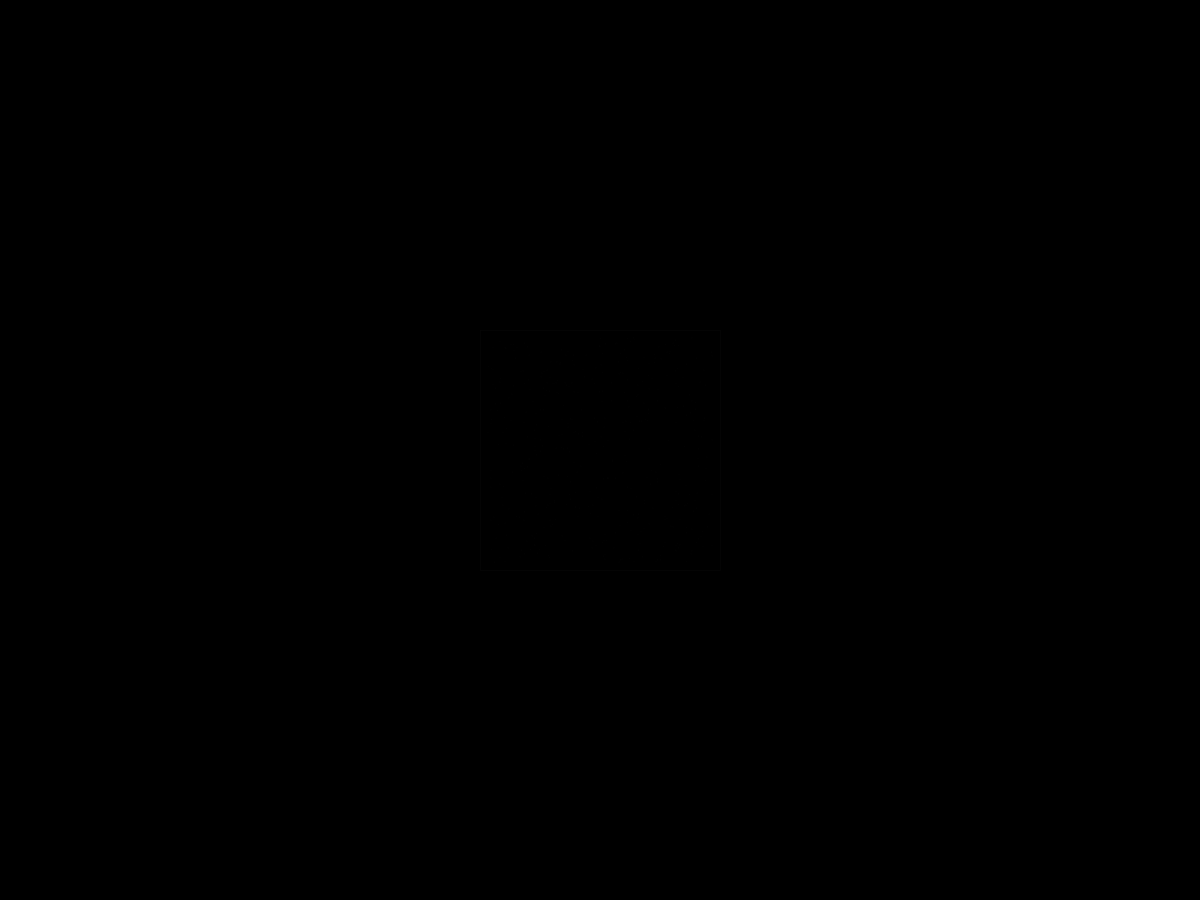
Frame 1 (no input)
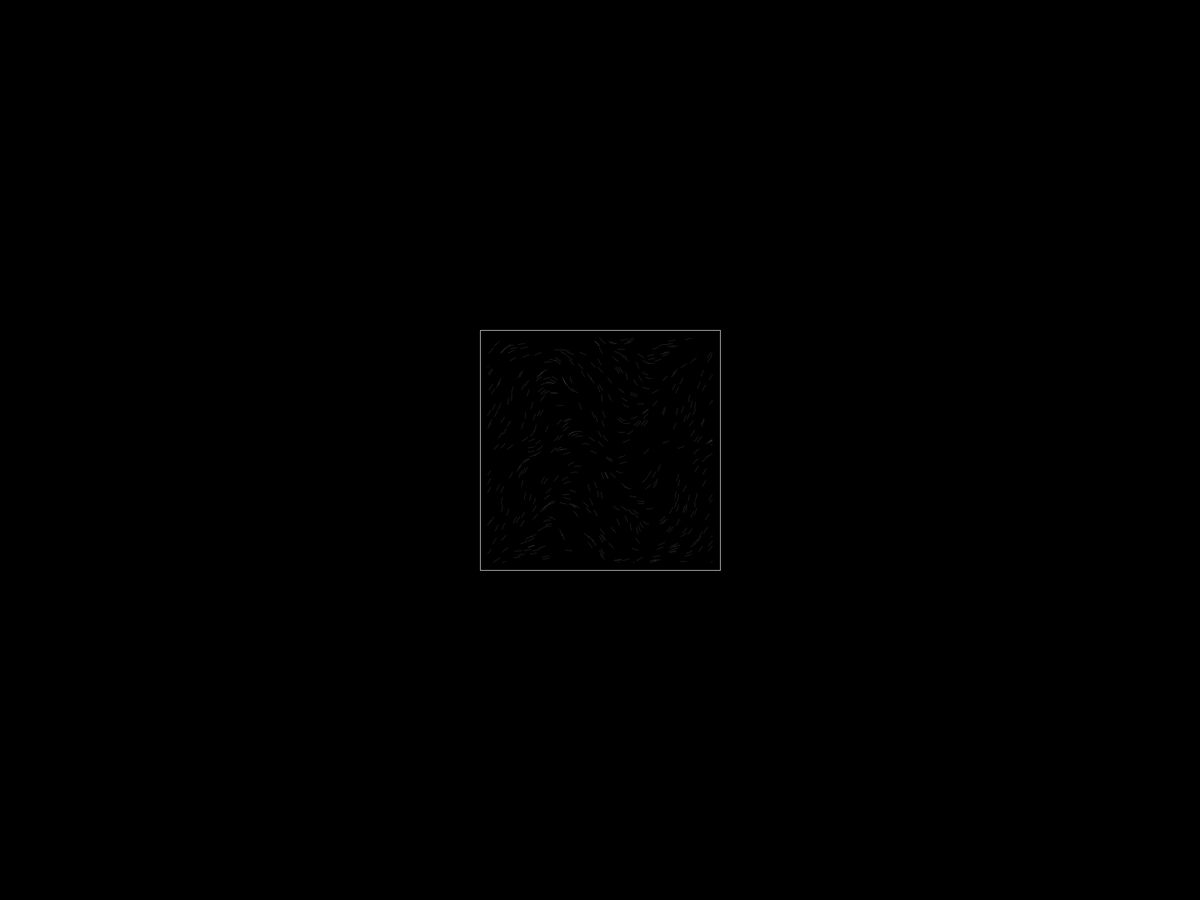
Frame 60 (the mouse pressed at the canvas centre just before this capture)
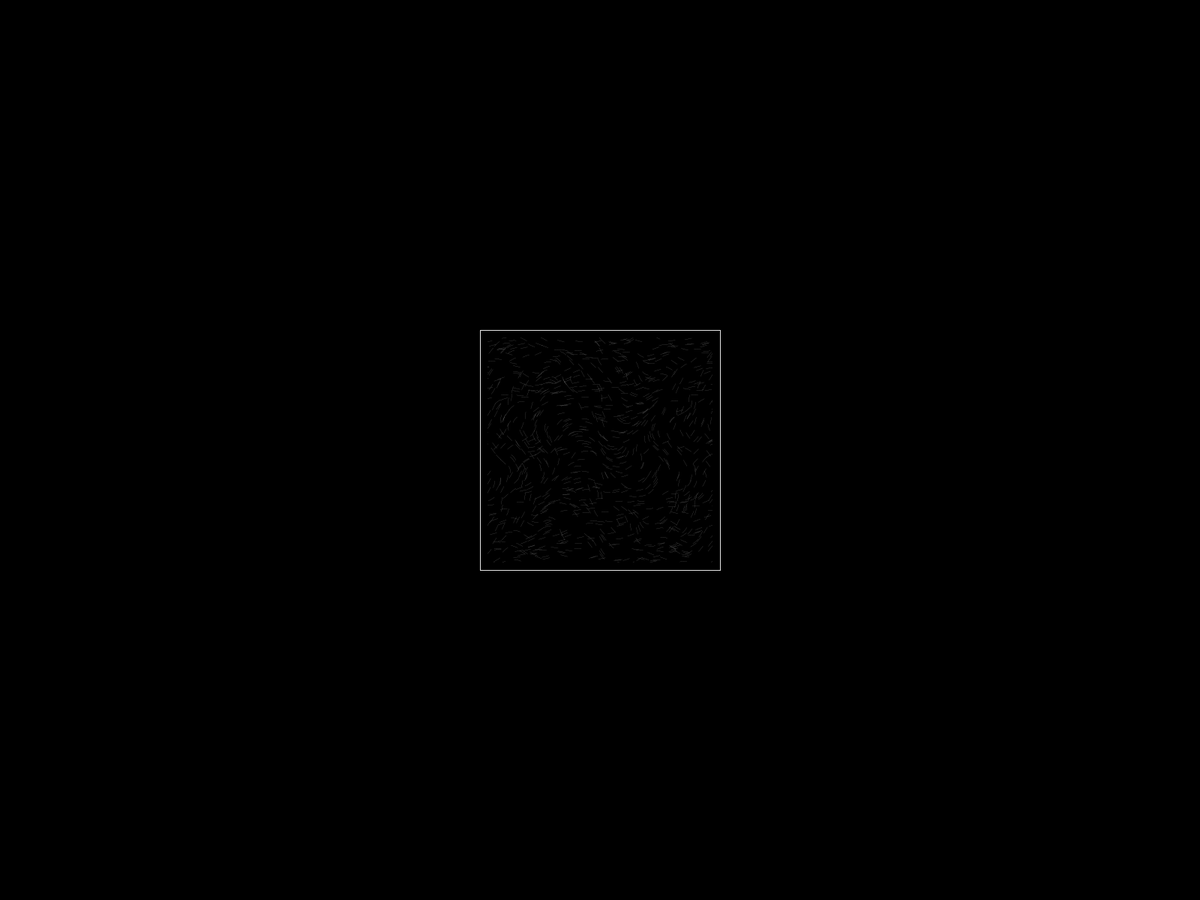
Frame 120 (the mouse held since frame 60 and released just before this capture)

The Processing sketch that drew these frames (run headless with seeded random() and noise(); from frame 60 on, the mouse is pressed at the canvas centre):

// Processing sketch: FlowFieldBW
// ── FlowFieldBW.pde
PVector[] points;
float angle;

void setup() {
  fullScreen();
  background(0);
   
  init();  
}

void init() {
  points = new PVector[10000];  

  for(int i = 0; i < points.length; i++)
    points[i] = new PVector(random(-width/2,width/2), random(-height/2, height/2));
  
}

void draw() {
  translate(width/2, height/2);
  noFill();
  stroke(255,5);
  
  rectMode(CENTER);
  rect(0, 0, 320, 320);
  
  for(PVector p : points) {
    angle = noise(p.x / 100, p.y / 100) * TAU;
    p.add(new PVector(cos(angle) / TAU, sin(angle) / TAU));
    
    if(p.y < -150 || p.y > 150 || p.x < -150 || p.x > 150)
      p = new PVector(random(-width/2,width/2), random(-height/2, height/2));
    else
      point(p.x, p.y);
  }
}

void mousePressed() {
  background(0);
  noiseSeed((long)random(100));
  init();
}
